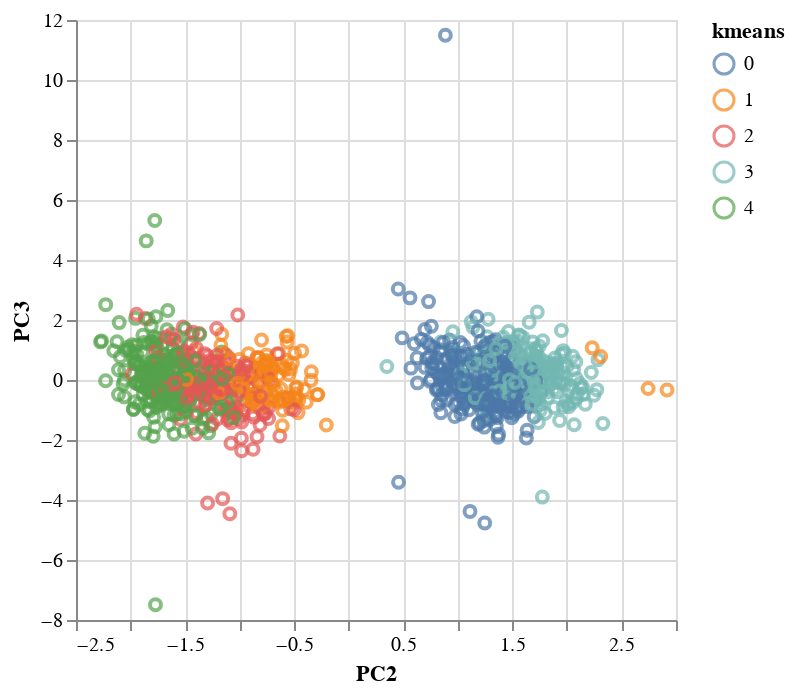

Source (notebook cell):
### Code cell
alt.Chart(pca_df).mark_point().encode(color='kmeans:N').encode(
    x='PC2', 
    y='PC3'
)

### Figure 1 — Vega-Lite specification as saved in the notebook (floating-point values rounded to 4 significant figures; data arrays with more than 128 entries replaced by an {"elided": "..."} marker saying what was removed)
{"config": {"view": {"continuousWidth": 300, "continuousHeight": 300}}, "data": {"name": "data-0cdc43381c3c24647e1f0b55a85df459"}, "mark": {"type": "point"}, "encoding": {"color": {"field": "kmeans", "type": "nominal"}, "x": {"field": "PC2", "type": "quantitative"}, "y": {"field": "PC3", "type": "quantitative"}}, "$schema": "https://vega.github.io/schema/vega-lite/v5.8.0.json", "datasets": {"data-0cdc43381c3c24647e1f0b55a85df459": {"elided": "983 records"}}}
